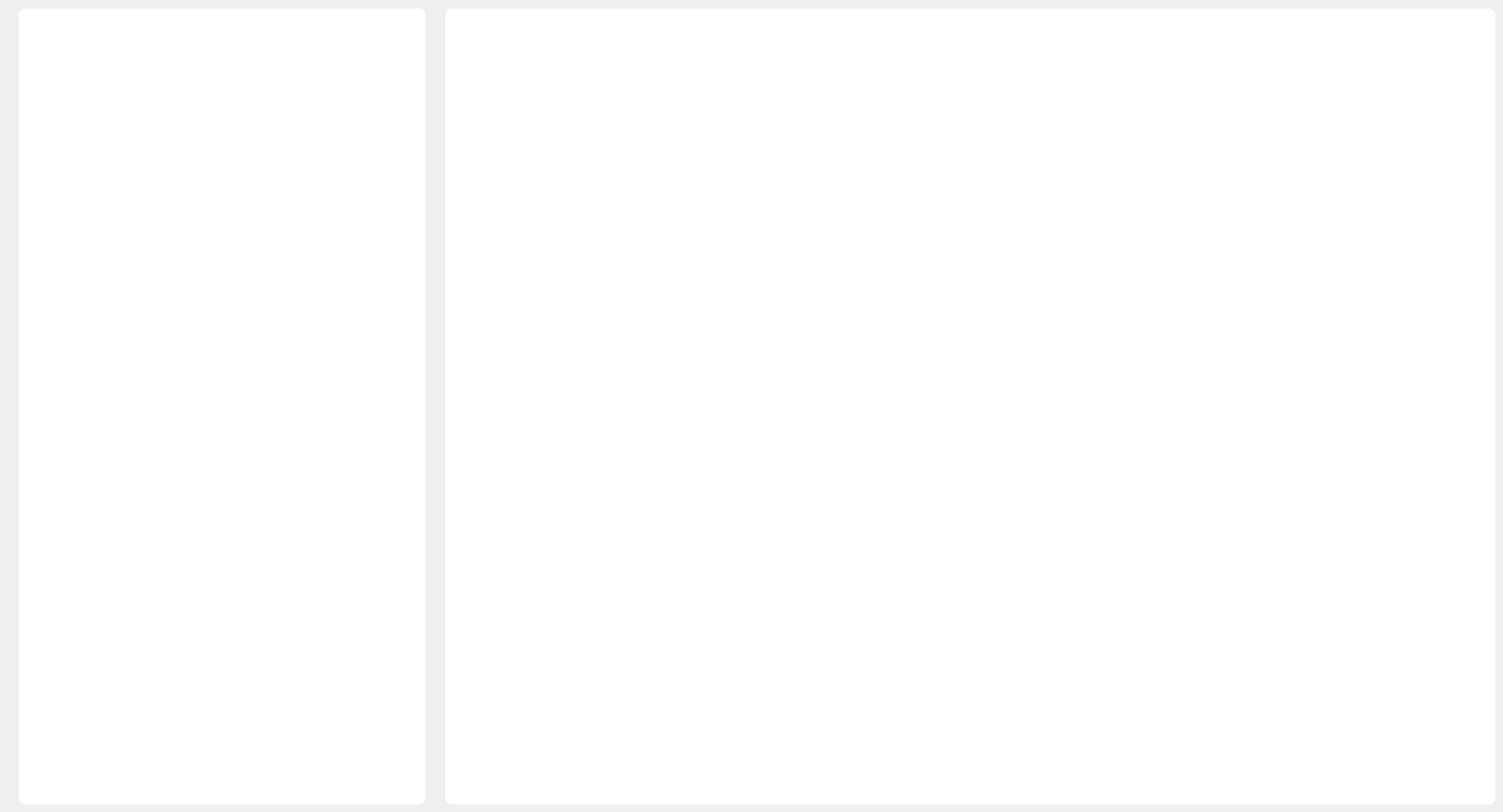
     <widget class="QWidget" name="tab_report">
      <attribute name="title">
       <string>Tab 5</string>
      </attribute>
      <widget class="QWidget" name="widget_patients_record" native="true">
       <property name="geometry">
        <rect>
         <x>60</x>
         <y>60</y>
         <width>411</width>
         <height>851</height>
        </rect>
       </property>
      </widget>
      <widget class="QWidget" name="widget_patient_treat_record" native="true">
       <property name="geometry">
        <rect>
         <x>560</x>
         <y>60</y>
         <width>1161</width>
         <height>851</height>
        </rect>
       </property>
      </widget>
      <widget class="QLabel" name="label_report_bg_left">
       <property name="geometry">
        <rect>
         <x>22</x>
         <y>10</y>
         <width>481</width>
         <height>941</height>
        </rect>
       </property>
       <property name="styleSheet">
        <string notr="true">background-color: rgb(255, 255, 255);
border-radius: 8px;</string>
       </property>
       <property name="text">
        <string/>
       </property>
      </widget>
      <widget class="QLabel" name="label_report_bg_right">
       <property name="geometry">
        <rect>
         <x>526</x>
         <y>10</y>
         <width>1241</width>
         <height>941</height>
        </rect>
       </property>
       <property name="styleSheet">
        <string notr="true">background-color: rgb(255, 255, 255);
border-radius: 8px;</string>
       </property>
       <property name="text">
        <string/>
       </property>
      </widget>
      <zorder>label_report_bg_right</zorder>
      <zorder>label_report_bg_left</zorder>
      <zorder>widget_patients_record</zorder>
      <zorder>widget_patient_treat_record</zorder>
     </widget>
